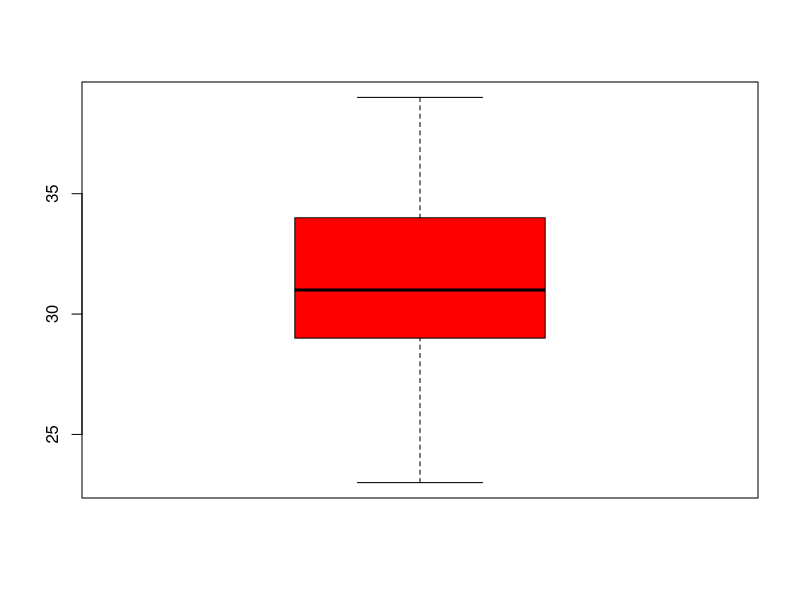
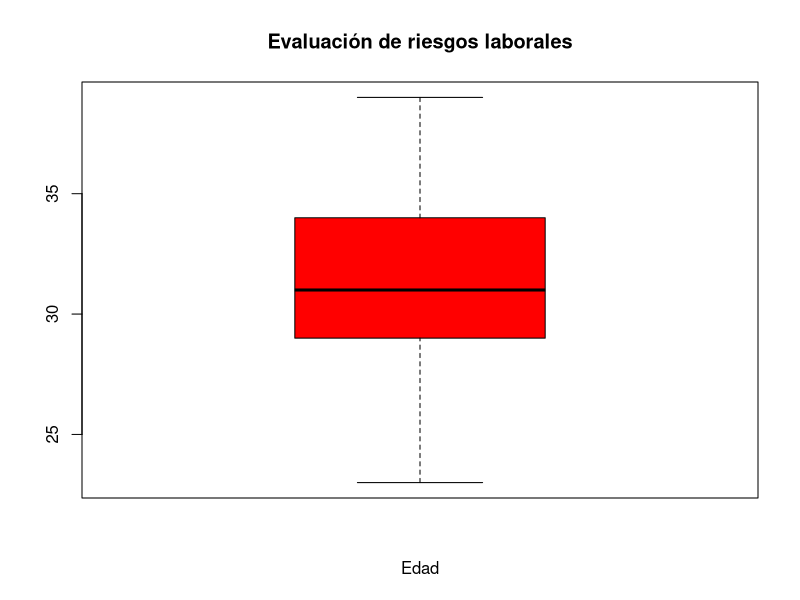
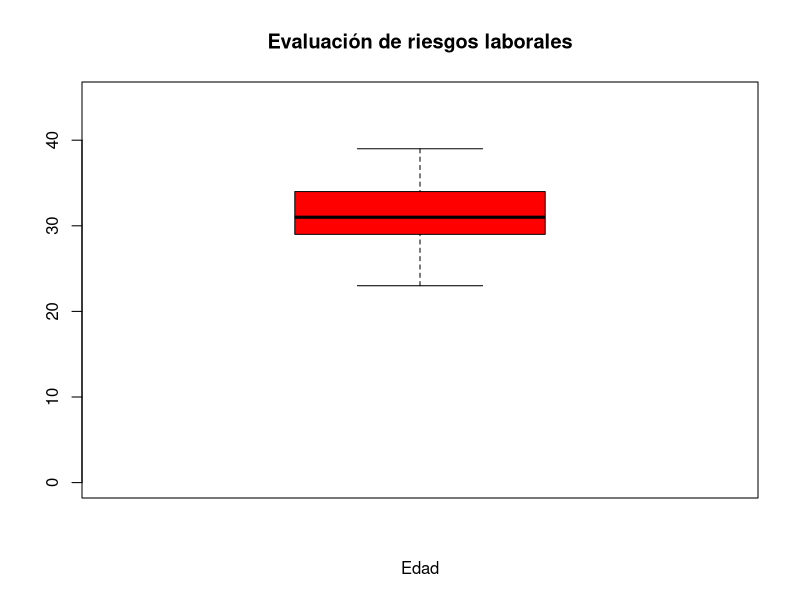
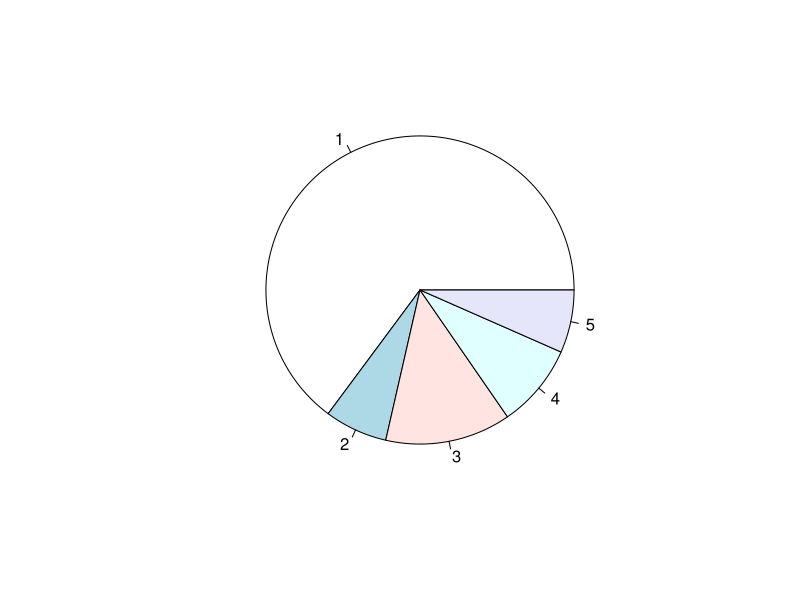
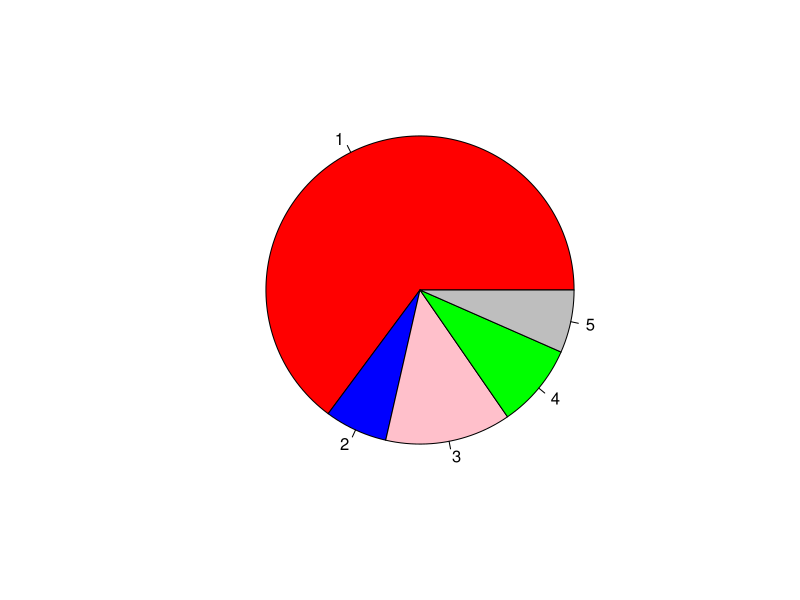
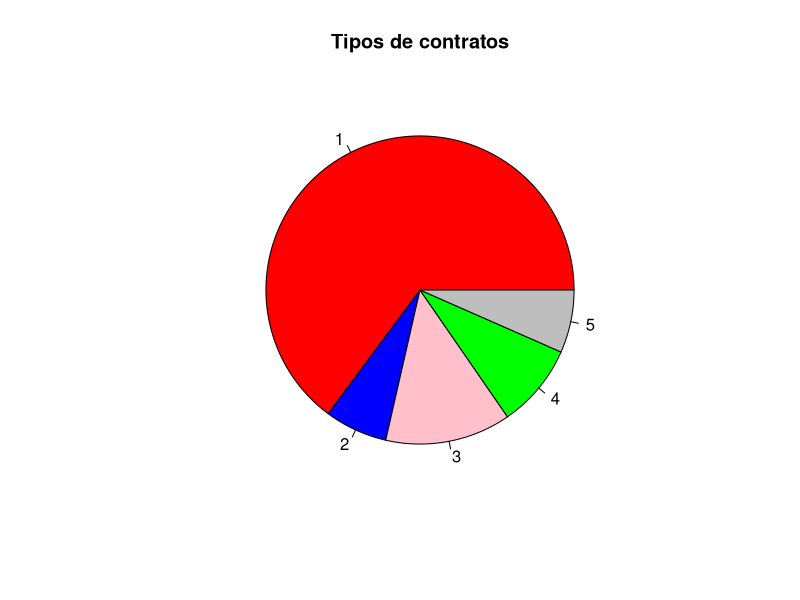
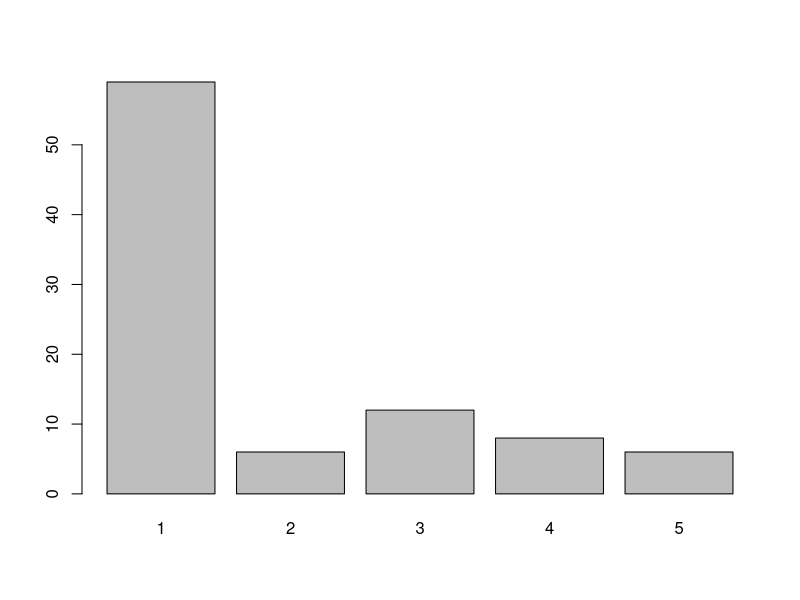
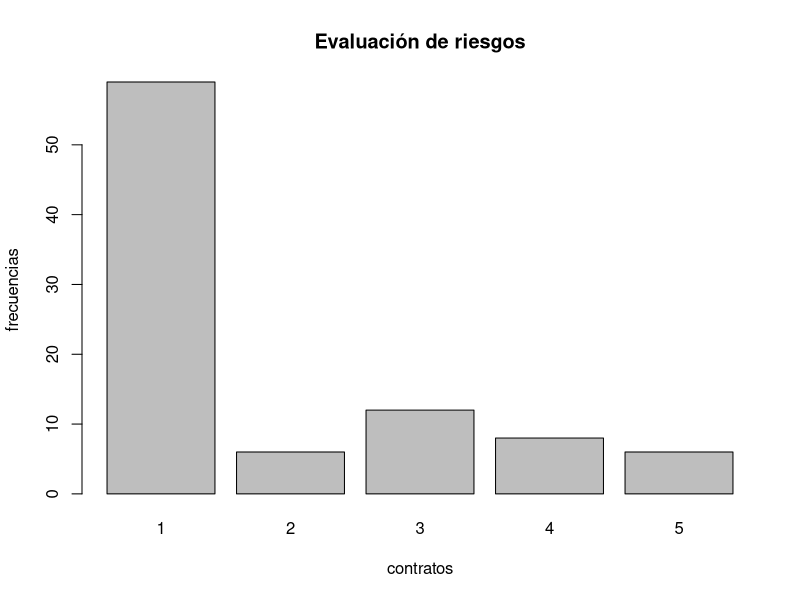

Recreate these plots in R, in order. (Note: this script raises an error after producing the figures.)
##' # Estadística Descriptiva con R 
##' [Francisco García García](http://bioinfo.cipf.es/ "webpage of department") _(2014-12-08)_  
##'
##' 
##' 
##' ----------------------------------------------------------------------------

##' ### 0. Introducción 
##' ### 1. ¿Cómo leemos los datos en R?
##' ### 2. Descripción numérica de una variable
##' ### 3. Descripción gráfica de una variable 
##' ### 4. Descripción de relaciones entre parejas de variables 
##' ### 5. Ejercicios complementarios
##' ### 6. Bibliografía y enlaces de interés
##' ----------------------------------------------------------------------------

##'<br />
##'<br />

##' ## 0. Introducción 
##' En cualquier análisis estadístico siempre debemos realizar un descriptivo de la muestra  con un doble objetivo:
##' 
##' 1. Comprobar la calidad de los datos
##' 
##' 2. Conocer detalladamente los datos. Esto nos ayudará a decidir la estrategia de análisis más adecuada.
##'<br />
##'<br />
##' 
##' ## 1. ¿Cómo leemos los datos en R?
##' Existen varias funciones de lectura de datos en R según el formato del archivo. Cuando tenemos un fichero en excel, es aconsejable 
##' guardarlo previamente en formato csv y posteriormente lo leemos desde R con la función **read.csv**:
datos <- read.csv("riesgos.csv", header = T, sep = "\t")
##' Para obtener información detallada de esta función de lectura:
?read.csv

##' Algunas funciones para explorar los datos:
head(datos)
tail(datos)
colnames(datos)
dim(datos)
summary(datos)
attach(datos)
##'<br />
##'<br />



##' ## 2. Descripción numérica de una variable
##' ### 2.1. Variables cuantitativas:
summary(edad)
sd(edad)
sum(edad)
is.na(edad)
##' También es posible pedir un descriptivo de varias variables cuantitativas al mismo tiempo:
summary(datos[, c("edad","peso","talla")])
##'
##' ### 2.2. Variables categóricas:
##' Obtenemos tablas de frecuencias absolutas con el comando **table**:
table(jornada)
##' También es posible obtener tablas de frecuencias relativas combinando los comandos **table** con **margin.table**:
table(jornada)   / margin.table(table(jornada))
##'
##' ### 2.3. Ejercicios:
##' Tenemos una base de datos llamada **estrés** que incluye información sobre 90 trabajadores acerca de su nivel
##' de estrés y diversas variables relacionadas con el puesto de trabajo. 
##' 
##' **A**. Lee los datos en R utilizando la función **read.csv**. 
##' 
##' **B**. ¿Qué variables contiene esta base de datos? (utiliza la función **head**)
##' 
##' **C**. Clasifica las variables según sean cuantitativas o categóricas. A continuación descríbelas utilizando los 
##' procedimientos que hemos visto anteriormente: tablas de frecuencias y descriptivos (en función del tipo de 
##' variable) 
##' 
##' 
##'<br />
##'<br />

##' ## 3. Descripción gráfica de una variable
##' ### Introducción a los gráficos en R:
##' Los comandos de R son funciones que incluyen un conjunto de argumentos separados por comas
##'  y todos ellos entre paréntesis:
##'
# boxplot(datos, main = "primer gráfico", xlab = "nivel de colesterol")
##'  
# hist(datos, main = "primer gráfico", xlab = "nivel de colesterol") 
##' 
##' Argumentos generales que utilizaremos en los gráficos:
##'* **main**: _Título principal del gráfico_
##'
##'* **xlab**: _Etiqueta para el eje X_
##'
##'* **ylab**: _Etiqueta para el eje Y_
##'
##'* **col**: _vector de colores_ 
##'
##'
##' ### 3.1. Variables cuantitativas:
##' Hay varias opciones: box-plots, histogramas,...
##' Con un interrogante delante del nombre de la función obtenemos ayuda sobre su uso:  **?boxplot**   
##' 
##' Es posible incluir o modificar elementos en el gráfico:
##' 
##' Incluimos color en la caja
boxplot(edad, col = "red")
##' Añadimos un título principal y subtítulo para el eje X
boxplot(edad, col = "red", main = "Evaluación de riesgos laborales", xlab = "Edad")  
##' Modificamos la escala del eje Y
boxplot(edad, col = "red", main = "Evaluación de riesgos laborales", xlab = "Edad",
        ylimit = c(0,45)) 

##'
##' ### 3.2. Variables categóricas:
##'
##' Comandos en R:
##'* **table(x)** para obtener la tabla de frecuencias
##'* **pie(table(x))** genera un gráfico de sectores
##'* **barplot(table(x))** genera un diagrama de barras
##'
##' Los diagramas de barras son preferibles a los diagramas de sectores.
##'  
##' **3.2.1 Gráficos circulares o de sectores**:
##' La variable **contrato** indica el tipo de contrato de cada trabajador:  1, 2, 3, 4, 5, 6
##' 
##' Preparamos una tabla de frecuencias
table(contrato)
##' Generamos el diagrama de sectores
pie(table(contrato)) 
##' Seleccionamos colores que nos gusten más para cada sector del gráfico:
pie(table(contrato), col = c("red", "blue", "pink", "green", "grey", "yellow"))  
##' Además incluimos un título 
pie(table(contrato),  col = c("red", "blue", "pink", "green", "grey", "yellow"),
    main = "Tipos de contratos") 
##'
##'
##' **3.2.2. Gráficos de barras:**
##' Este tipo de gráficos son útiles para representar variables categóricas o variables cuantitativas discretas
##' 
##' La variable **contrato** indica el tipo de contrato de cada trabajador:  1, 2, 3, 4, 5, 6
##' 
##' Preparamos una tabla de frecuencias
table(contrato)
##' Generamos el diagrama de barras
barplot(table(contrato)) 
##' Incluimos título del gráfico  y títulos para los ejes X,Y.
barplot(table(contrato), xlab = "contratos", ylab = "frecuencias",
        main = "Evaluación de riesgos")
##' Cambiamos el modo de visualización y añadimos color a las barras
barplot(table(contrato), horiz = TRUE, 
        ylab = "contratos", xlab = "frecuencias", 
        main = "Evaluación de riesgos", 
        col = "green")  


##'
##' ### 3.3. Ejercicios:
##' Continuamos con  la base de datos llamada **estrés**:
##' 
##' **A**. Describe gráficamente la variable **nivel de estrés** utilizando un **diagrama de barras**. 
##' - Incluye un título principal para el gráfico y también subtítulos para los ejes X e Y.
##' - Las barras las colorearemos en verde (pista:   col = "green") 
##' 
##' **B**. Describe gráficamente la variable **sueldo** utilizando un diagrama de cajas (**boxplot**). 
##' - Colorea la caja en azul.
##' - Incluye como título príncipal "Salario de trabajadores del Hospital Dr. Peset". El nombre del eje Y será
##' "euros brutos / año".
##' - Comenta cada uno de los elementos del gráfico: cuartiles, rango de la variable, presencia de valores anómalos.
##' - ¿La variable tiene una distribución normal?
##' 
##' 
##' **C**. Describe gráficamente la variable **jornada** utilizando un **diagrama pastel o de sectores**.
##' - ¿Cuántas tipos de jornadas presenta esta variable? Escoge un color para cada una de ellas en el gráfico. 
##' - Incluye un título para el gráfico.
##' 
##'<br />
##'<br />

##' ## 4. Descripción de relaciones entre parejas de variables 
##' ### 4.1.  Varias variables categóricas
##' Obtenemos **tablas de contingencia** para dos variables categóricas utilizando comando **table**:
table(jornada, carfisi)
##' También es posible estratificar la información anterior por una tercera variable:
table(jornada, carfisi, carpsiqui)
##' 
##' La relación entre **jornada** y **carga física** se puede representar gráficamente:
plot(jornada, carfisi)
##' ### 4.2.  Variable categórica vs. variable cuantitativa
##' _¿Qué relación hay entre la edad y la jornada?_ Lo vemos gráficamente:
boxplot(edad ~ jornada) 
##' _¿Qué relación hay entre la edad y la carfisi?_
boxplot(edad ~ carfisi) 
##' 
##' ### 4.3.  Variable cuantitativa  vs. variable cuantitativa
##' _¿Qué relación hay entre el peso y la talla?_ 
plot(peso, talla)
##' representamos cada sujeto con triángulos azules 
plot(peso, talla, pch = 2, col = "blue", main = "peso vs. talla")     
##' un poco más grandes! 
plot(peso, talla, pch = 2, col = "blue", main = "peso vs. talla", cex=2)    
##' _¿Se podría cuantificar la relación entre estas dos variables cuantitativas?_ Sí, mediante un coeficiente
##' de correlación:
cor.test(peso,talla)
##'
##' ### 4.4. Ejercicios:
##' Continuamos con  la base de datos llamada **estrés**:
##' 
##' **A**. ¿Qué relación hay entre las variables **sueldo** y **edad**? Primero utiliza un gráfico que nos 
##' informe de la relación entre ambas variables y luego cuantifícala mediante un coeficiente de correlación.
##' 
##' **B**. **Salario vs. género**.  ¿Quién cobra más en promedio, los hombres o las mujeres? Representa gráficamente ambas variables para
##' describir la distribución de los salarios en cada uno de estos dos grupos.
##' 
##' **C**. **Exposición a riesgos vs. género**. ¿La exposición de riesgos laborales (carga física, psíquica y ruido) es igual para hombres que para 
##' mujeres?
##' 
##' **D**. **Estrés vs. género**. ¿El nivel de estrés es igual en hombres que en mujeres?
##' 
##'<br />
##'<br />

##' ## 5. Ejercicios complementarios
##'
##' En la base de datos **exposiciones** se incluye información sobre la exposición a determinados riesgos laborales en 
##' un grupo de trabajadores. 
##' - Realiza una descripción detallada de cada una de las variables incluidas en la base
##' - Describe la relación de las siguientes variables por parejas: **carfisica, carpsiquica, ruido, 
##' jornada, sueldo, tipo de contrato, edad y grupo de trabajo**.
##' 
##'<br />
##'<br />

##'
##' ## 6.  Bibliografía y enlaces interesantes:
##' 
##' - [David S. Moore. Estadística aplicada básica. Editorial Antoni Bosch.]  (http://www.antonibosch.com/system/downloads/487/original/EC-MOORE2_Contenido.pdf?1358332517)  Manual de Estadística Básica.
##' 

##' - [Quick-R] (http://www.statmethods.net/)   Web con recursos para trabajar con R.
##'

##' - [r-tutor] (http://www.r-tutor.com/)  An R Introduction to Statistics.
##'

##' ----------------------------------------------------------------------------
